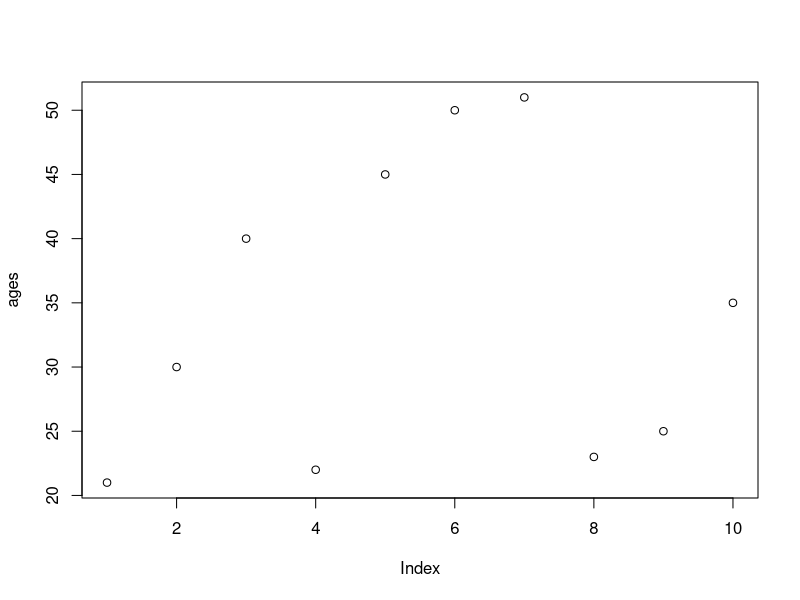
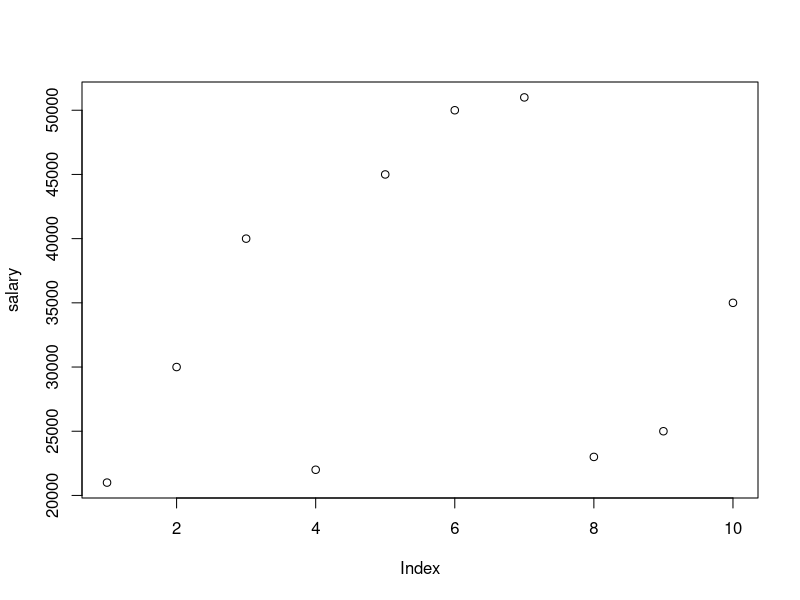
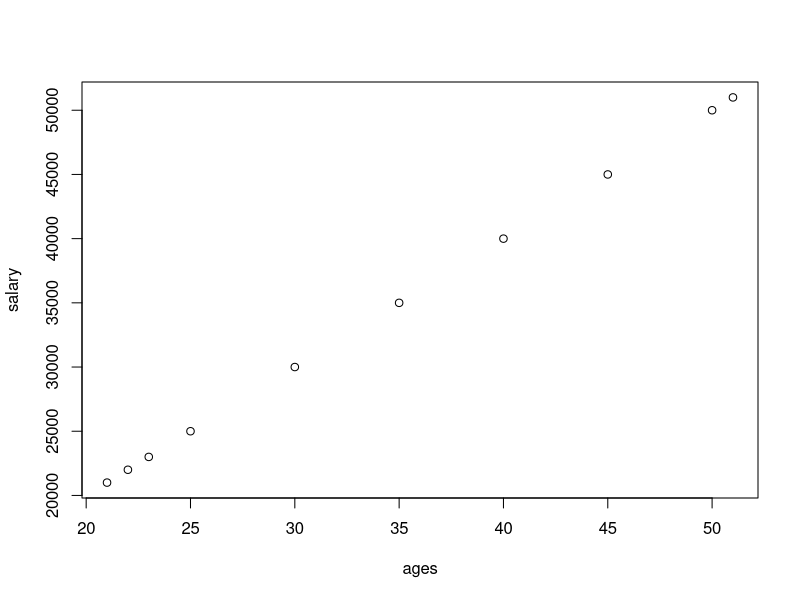
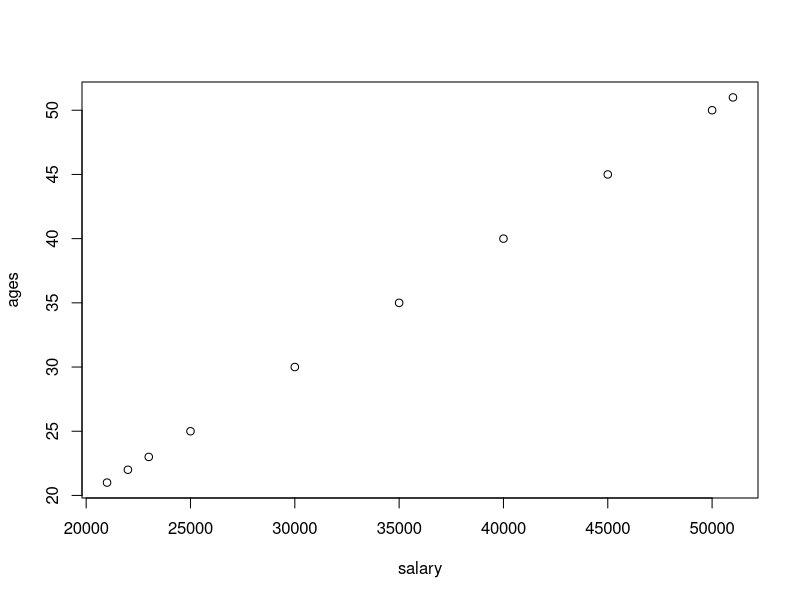
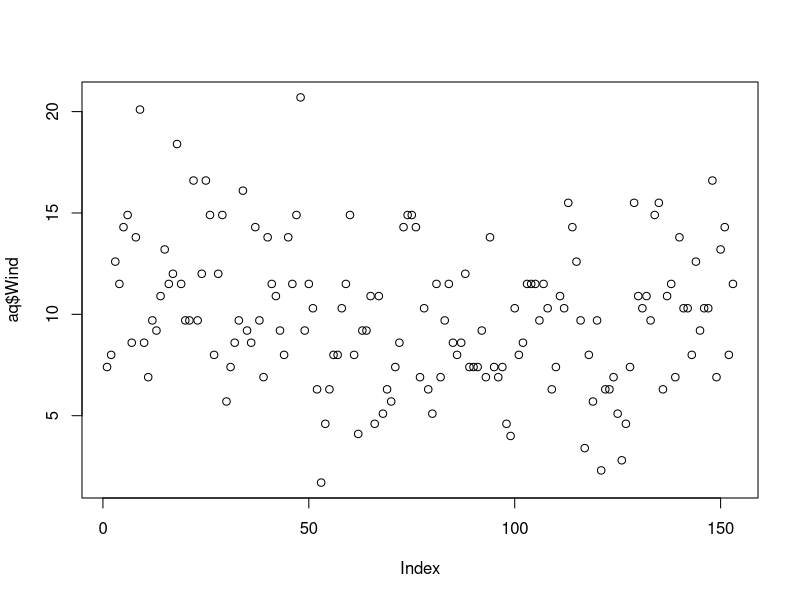
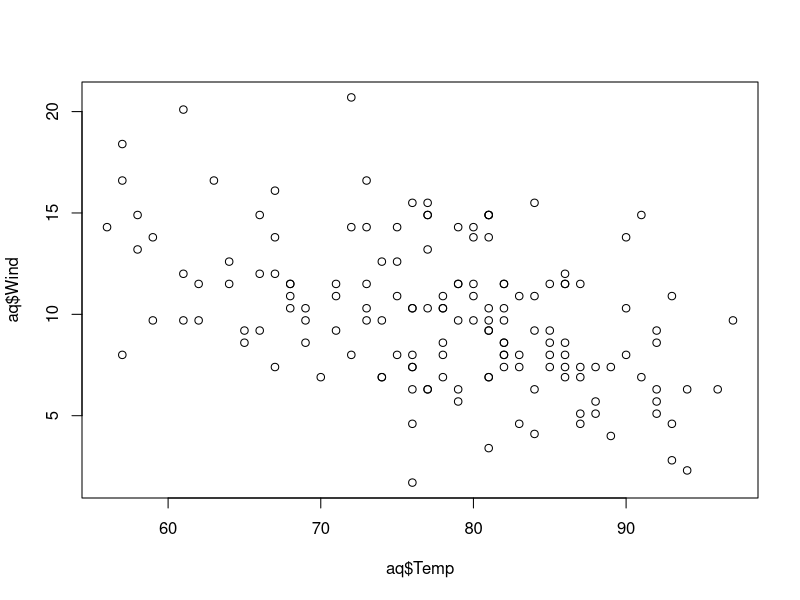
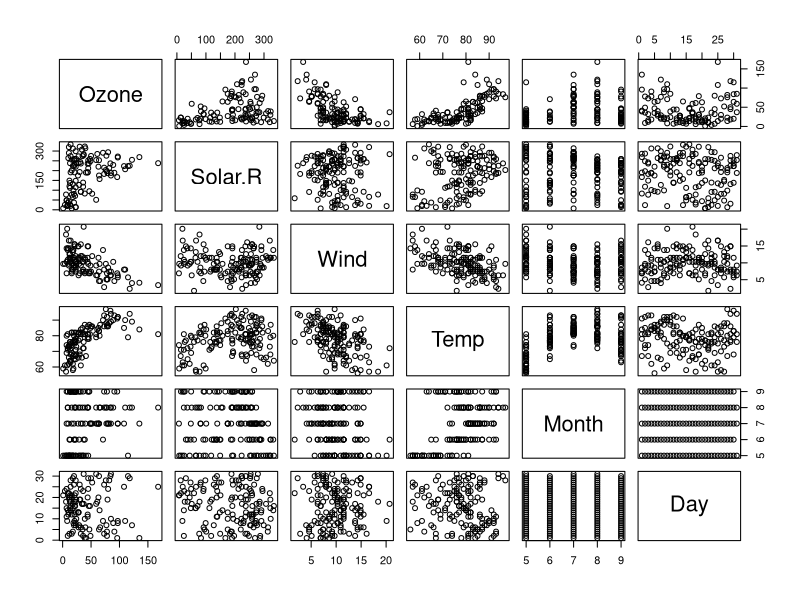
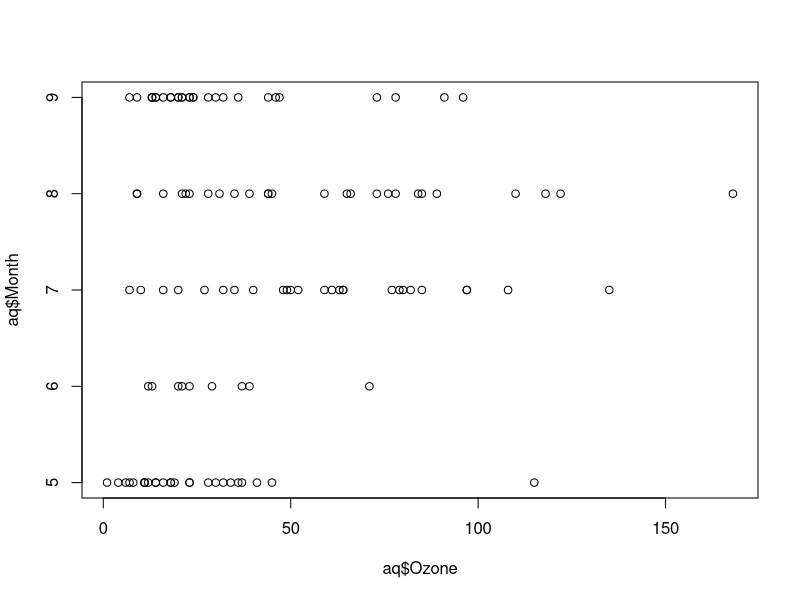

These figures' R source, in order: (Note: this script raises an error after producing the figures.)
ages = c(21,30,40,22,45,50,51,23,25,35)
plot(ages)
salary = c(21000,30000,40000,22000,45000,50000,51000,23000,25000,35000)
plot(salary)

plot(ages,salary)
plot(salary,ages)

help(plot)
##############################
#airquality = read.csv('path',header='TRUE,sep=',')
#click on import Ddataset
data()
aq = datasets::airquality

# import top n10 and last 10 rows
head(aq,10)
tail(aq,10)
names(aq)
 
aq[,c(1,2)] # all rows and frist two col

df = aq[,-6]# excludes col no 6
df

summary(aq[,1])#summary statistics for col 1

summary(aq$Temp)# summary of  col 

aq$Wind #display col values 
######summary of the col############
summary(aq)#summary for all col

##############visualization
plot(aq$Wind)
plot(aq$Temp,aq$Wind,type = 'p')
plot(aq) # scatterplot
help(plot)
plot(aq$Ozone,aq$Month)
plot(aq$Month,aq$Ozone)
#points and lines 
plot(aq$Wind,type='p')#p:points , l:lines , b : both
plot(aq$Wind,type='l')
plot(aq$Wind,type='b')

plot(aq$Wind,
     xlab = 'ozone concentration',
     ylab = 'no of instances',
     main = 'ozone levels in ny city',
     col='blue',
     type='b')
plot(aq,col='red')
plot(aq$Ozone,aq$Solar.R) #axis willl change or wise versa

# horizontal bar plot
barplot(aq$Ozone,
        main = 'ozone concenteration in air',
        ylab ='ozone levels',
        col='blue',
        horiz=T,
        axes=F)

#Histogram
hist(aq$Temp)
hist(aq$Temp,
     main = 'solar radiation values in air',
     xlab = 'solar rad.',
     col='blue',
     border = 'red')
#single box plot 
boxplot(aq$Wind,
        main='boxplot',
        col='blue',
        border='red',
        horizontal = T)
boxplot.stats(aq$Wind)$out #outlier value
aq$Wind

#multiple box plots 
boxplot(aq[,1:4],
        main = 'multiple box plots',
        horizontal = T,
        col= 'pink')
help(par)
par(mfrow=c(3,3),mar=c(1,2,1,2),las=1,bty='o')
plot(aq$Ozone)
plot(aq$Ozone,aq$Wind)
plot(aq$Ozone,type = 'l')
plot(aq$Wind,type='l')
plot(aq$Solar.R,type = 'l')
boxplot(aq$Ozone,
        main='boxplot',
        col='blue',
        border='red',
        horizontal = T)
hist(aq$Solar.R)
boxplot(aq$Solar.R)
boxplot(aq[,0:4],
        main = 'multiple box plots')
#considering NA values 
aq
max(aq$Wind)
min(aq$Temp)
min(aq$Solar.R)
mean(aq$Solar.R)
mean(aq$Wind)
mean(aq$Solar.R,na.rm = T)
median(aq$Ozone)
median(aq$Ozone,na.rm = T)
min(aq$Ozone)
min(aq$Ozone,na.rm = T)
var(aq$Wind)
sd(aq$Ozone)
sd(aq$Ozone,na.rm = T)
skewness(aq$Ozone,na.rm = T)
kurtosis(aq$Ozone,na.rm = T)
skewness(aq[1:4],na.rm = T)

#density plot 
plot(density(aq$Wind))
plot(density(aq$Ozone,na.rm = T))
##homework apply all commands on this dataset
earthquakes=datasets::quakes

